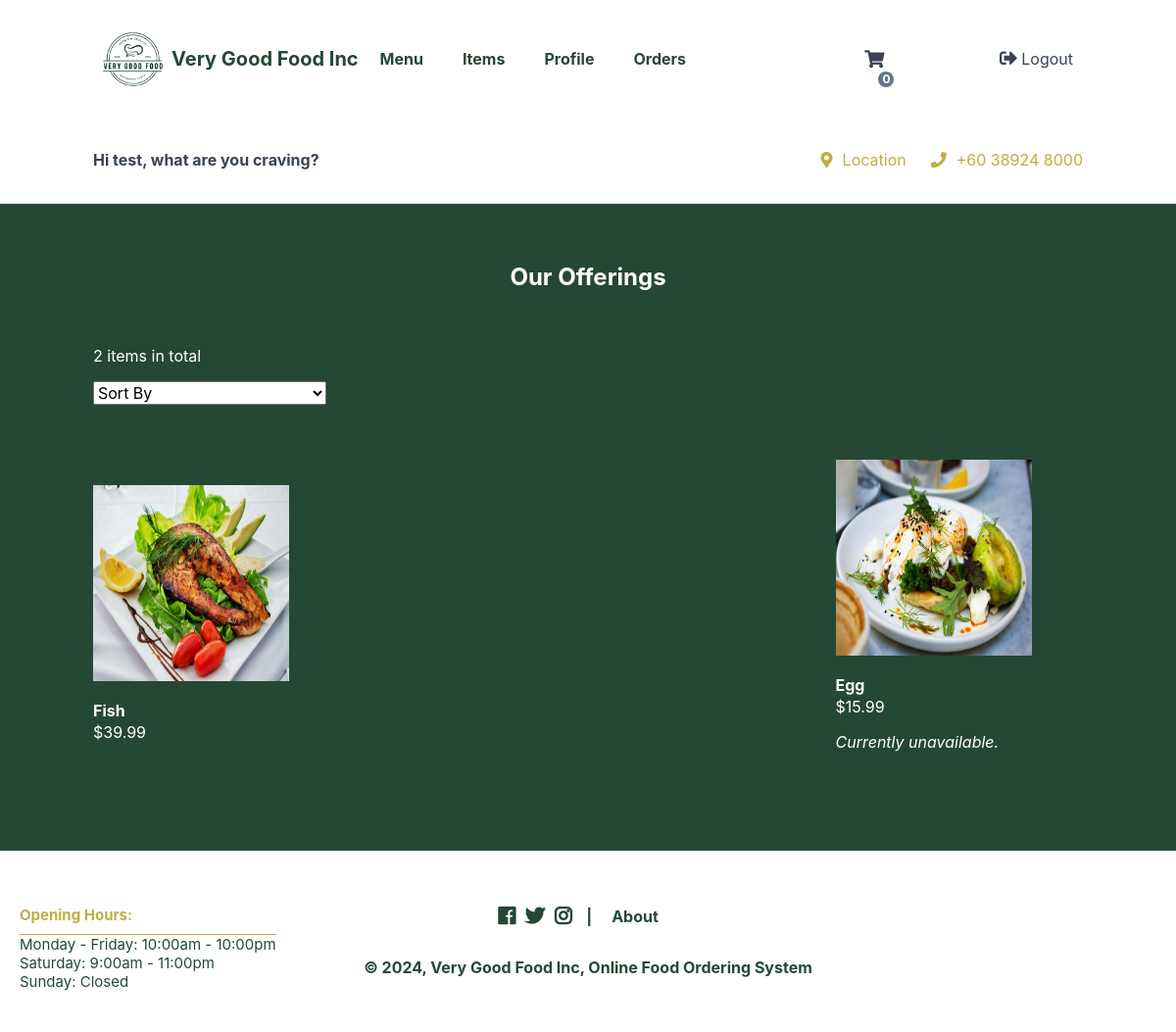
Page /index.php?page=products&cid=2 (signed in) on the earlier database version.
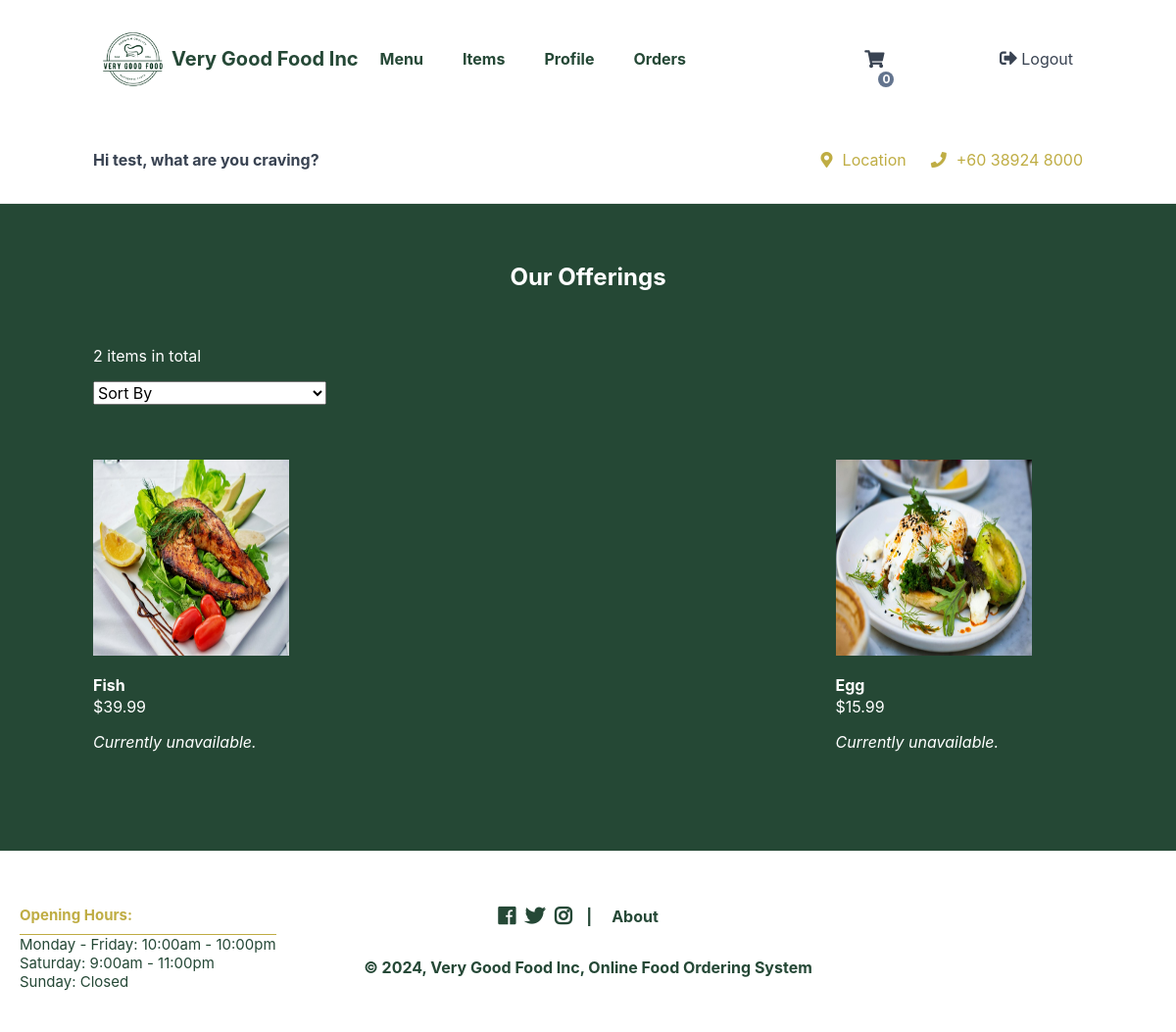
Same page on the later database version.
### tables this page shows
CREATE TABLE `dishes` (
  `id` int(11) NOT NULL,
  `name` varchar(200) NOT NULL,
  `description` text NOT NULL,
  `price` decimal(7,2) NOT NULL,
  `quantity` int(11) NOT NULL,
  `img` text NOT NULL,
  `category_id` int(11) NOT NULL
);

### products.php (the view, shortened to what this page needs)
<?php
$num_products_on_each_page = 16;
$current_page = isset($_GET['p']) && is_numeric($_GET['p']) ? (int)$_GET['p'] : 1;
$selected_sort = isset($_GET['sort']) ? $_GET['sort'] : false;
if (isset($_GET['cid'])) {
    if ($selected_sort && ($_GET['sort'] == 'price_asc')) {
        $stmt = $pdo->prepare('SELECT * FROM dishes WHERE category_id = :id ORDER BY price ASC LIMIT :current_page, :record_per_page');
    }
    else {
        $stmt = $pdo->prepare('SELECT * FROM dishes WHERE category_id = :id ORDER BY price DESC LIMIT :current_page, :record_per_page');
    }
    $stmt->bindValue(':id', $_GET['cid'], PDO::PARAM_INT);
    $stmt->bindValue(':current_page', ($current_page - 1) * $num_products_on_each_page, PDO::PARAM_INT);
    $stmt->bindValue(':record_per_page', $num_products_on_each_page, PDO::PARAM_INT);
    $stmt->execute();
    $dishes = $stmt->fetchAll(PDO::FETCH_ASSOC);
}
$total_products = count($dishes);
?>
<?=template_header('Dishes')?>
<div class="products content-wrapper">
    <h1 style="color: white; font-weight:bold;">Our Offerings</h1>
    <p style="color:white;"><?=$total_products?> items in total</p>
    <form method="get" action="index.php?page=products">
        <select name="sort" onchange="this.form.submit()">
            <option value="">Sort By</option>
        </select>
    </form>
    <div class="products-wrapper">
        <?php foreach ($dishes as $dish): ?>
        <a href="index.php?page=product&id=<?=$dish['id']?>" class="product">
            <img src="imgs/<?=$dish['img']?>" width="200" height="200" alt="<?=$dish['name']?>">
            <span class="name"><?=$dish['name']?></span>
            <span class="price">
                &dollar;<?=$dish['price']?>
                <?php if ($dish['quantity'] === 0): ?>
                <p><span style="font-style:oblique">Currently unavailable.</span></p>
                <?php endif; ?>
            </span>
        </a>
        <?php endforeach; ?>
    </div>
    <div class="buttons">
    </div>
</div>
<?=template_footer()?>

### functions.php (shortened to what this page needs)
<?php
function template_header($title) {
$num_items_in_cart = isset($_SESSION['cart']) ? ($_SESSION['cart']['num_items_in_cart']) : 0;
$name = isset($_SESSION['username']) ? (htmlspecialchars($_SESSION['username'], ENT_QUOTES)) : "";
$greeting = isset($_SESSION['loggedin']) && ($_SESSION['role'] == 'customer') ? "<h2>Hi $name, what are you craving?</h2>" : "";
$home = isset($_SESSION['loggedin']) && ($_SESSION['role'] == 'customer') ? "<a href=\"index.php\">Menu</a>" : "";
$products = isset($_SESSION['loggedin']) && ($_SESSION['role'] == 'customer') ? "<a href=\"index.php?page=products\">Items</a>" : "";
$profile = isset($_SESSION['loggedin']) && ($_SESSION['role'] == 'customer') ? "<a href=\"index.php?page=profile\">Profile</a>" : "";
$orders = isset($_SESSION['loggedin']) && ($_SESSION['role'] == 'customer') ? "<a href=\"index.php?page=orders\">Orders</a>" : "";
$register = isset($_SESSION['loggedin']) ? "" : "<a href=\"register.php\">Register</a>";
$login = isset($_SESSION['loggedin']) ? "" : "<a href=\"login.php\">Login</a>";
$logout = isset($_SESSION['loggedin']) ? "<a href=\"logout.php\"><i class=\"fas fa-sign-out-alt\"></i> Logout</a>" : "";
$cart = isset($_SESSION['loggedin']) && ($_SESSION['role'] == 'customer') ? "<a href=\"index.php?page=cart\"><i class=\"fas fa-shopping-cart\"></i><span>$num_items_in_cart</span></a>" : "";
$manageorders = isset($_SESSION['loggedin']) && ($_SESSION['role'] == 'employee') ? "<a href=\"index.php?page=manageorders\">Manage Orders</a>" : "";
$managedishes = isset($_SESSION['loggedin']) && ($_SESSION['role'] == 'employee') ? "<a href=\"index.php?page=managedishes\">Manage Inventory</a>" : "";
echo <<<EOT
<!DOCTYPE html>
<html>
	<head>
		<meta charset="utf-8">
		<title>$title</title>
		<link href="style.css" rel="stylesheet" type="text/css">
		<link rel="stylesheet" href="https://use.fontawesome.com/releases/v5.7.1/css/all.css">
        <script src="main.js" defer></script>
    </head>
	<body>
        <header>
            <div class="content-wrapper">
                <img src="imgs/logo.png" alt="Logo" style="height: 80px;">
                <h1>Very Good Food Inc</h1>
                <nav>
                    $home
                    $products
                    $profile
                    $orders
                    $login
                    $register
                    $manageorders
                    $managedishes
                </nav>
                <div class="link-icons">$cart</div>
                <div class="link-icons">$logout</div>
            </div>
            <div class="content-wrapper">
                <div class="greeting">
                    $greeting
                </div>
                <a href="https://www.google.com/maps/place/2%C2%B056'37.7%22N+101%C2%B052'24.2%22E/@2.9438054,101.8708251,17z/data=!3m1!4b1!4m4!3m3!8m2!3d2.9438!4d101.8734?hl=en&entry=ttu" class="location-link" id="locationLink" target="_blank"><i class="fas fa-map-marker-alt"></i>Location</a>
                <a href="" class="phone-link"><i class="fas fa-phone"></i>+60 38924 8000</a>
            </div>
        </header>
        <main>
EOT;
}
function template_footer() {
$about = "<a href=\"about.php\">About</a>";
$year = date('Y');
echo <<<EOT
        </main>
        <footer>
            <div class="content-wrapper">
                <nav>
                    <div class="social-icons">
                        <i class="fab fa-facebook"></i>
                        <i class="fab fa-twitter"></i>
                        <i class="fab fa-instagram"></i>
                    </div>
                    <p>|</p>
                    $about
                </nav>
                <p>&copy; $year, Very Good Food Inc, Online Food Ordering System</p>
            </div>
            <div class="opening-hours-container">
                <div class="opening-hours">
                    <h3>Opening Hours:</h3>
                    <p>Monday - Friday: 10:00am - 10:00pm</p>
                    <p>Saturday: 9:00am - 11:00pm</p>
                    <p>Sunday: Closed</p>
                </div>
            </div>
        </footer>
    </body>
</html>
EOT;
}
template_footer();
?>

### index.php (shortened to what this page needs)
<?php
include 'functions.php';
if ($_SESSION['role'] == 'customer') {
    $page = isset($_GET['page']) && file_exists($_GET['page'] . '.php') ? $_GET['page'] : 'home';
    include $page . '.php';
}
elseif ($_SESSION['role'] == 'employee') {
    $page = isset($_GET['page']) && file_exists($_GET['page'] . '.php') ? $_GET['page'] : 'manageorders';
    include $page . '.php';
}
?>

### style.css (style rules this page uses)
* { box-sizing: border-box; font-family: -apple-system, BlinkMacSystemFont, "segoe ui", roboto, oxygen, ubuntu, cantarell, "fira sans", "droid sans", "helvetica neue", Arial, sans-serif; font-size: 16px; -webkit-font-smoothing: antialiased; -moz-osx-font-smoothing: grayscale; }
html { height: 100%; }
body { position: relative; min-height: 100%; color: #555555; background-color: #062e19df; margin: 0; padding-bottom: 150px; }
h1, h2, h3, h4, h5 { color: #394352; }
.content-wrapper { width: 1050px; margin: 0 auto; }
header { border-bottom: 1px solid #EEEEEE; background-color: white; }
header .content-wrapper { display: flex; }
header h1 { display: flex; flex-grow: 1; flex-basis: 0; font-size: 20px; margin: 0; padding: 24px 0; color: #062e19df; }
header nav { display: flex; flex-grow: 1; flex-basis: 0; justify-content: center; align-items: center; }
header nav a { text-decoration: none; color: #062e19df; font-weight: bold; padding: 10px 10px; margin: 0 10px; }
header .link-icons { display: flex; flex-grow: 1; flex-basis: 0; justify-content: flex-end; align-items: center; position: relative; }
header .link-icons a { text-decoration: none; color: #394352; padding: 0 10px; }
header .link-icons a i { font-size: 18px; }
header .link-icons a span { display: inline-block; text-align: center; background-color: #63748e; border-radius: 50%; color: #FFFFFF; font-size: 12px; line-height: 16px; width: 16px; height: 16px; font-weight: bold; position: absolute; top: 22px; right: 0; }
.greeting { margin-right: auto; }
.location-link { color: #b6a129df; text-decoration: none; margin-right: 25px; }
.location-link i { color:#b6a129df; margin-right: 10px; }
.phone-link { color: #b6a129df; text-decoration: none; }
.phone-link i { color:#b6a129df; margin-right: 10px; }
main .recentlyadded .products, main .products .products-wrapper { display: flex; flex-wrap: wrap; align-items: center; justify-content: space-between; padding: 40px 0 0 0; }
main .recentlyadded .products .product, main .products .products-wrapper .product { display: block; overflow: hidden; text-decoration: none; width: 25%; padding-bottom: 60px; }
main .recentlyadded .products .product img, main .products .products-wrapper .product img { transform: scale(1); transition: transform 1s; }
main .recentlyadded .products .product .name, main .products .products-wrapper .product .name { display: block; color: #ffffff; font-weight: bold; padding: 20px 0 2px 0; }
main .recentlyadded .products .product .price, main .products .products-wrapper .product .price { display: block; color: #ffffff; }
main > .products h1 { display: block; font-weight: normal; margin: 0; padding: 40px 0; font-size: 24px; text-align: center; width: 100%; }
main > .products .buttons { text-align: right; padding-bottom: 40px; }
footer { position: absolute; bottom: 0; width: 100%; text-align: center; background-color: #fff; border-top: 1px solid #EEEEEE; color: #062e19df; font-weight: bold; padding: 20px 0; }
footer .content-wrapper { max-width: 1050px; margin: 0 auto; }
footer nav { display: flex; justify-content: center; align-items: center; }
footer nav a { text-decoration: none; color: #062e19df; font-weight: bold; padding: 10px 10px; margin: 0 10px; }
footer .social-icons { display: flex; align-items: center; margin-right: 15px; }
footer .social-icons i { font-size: 20px; margin-right: 10px; }
footer .social-icons i:last-child { margin-right: 0; }
.opening-hours-container { position: absolute; left: 20px; top: 40px; display: flex; align-items: flex-start; }
.opening-hours { color: #b6a129df; font-weight: bold; padding: 5px 0; }
.opening-hours h3 { color: #b6a129df; font-weight: bold; margin: 0; padding: 10px 0; font-size: 15px; text-align: left; width: auto; border-bottom: 1px solid #b6a129df; }
.opening-hours p { font-weight: normal; color: #062e19df; margin: 0 auto; font-size: 15px; text-align: left; width: auto; }
.content-wrapper { margin: 0 auto; padding: 20px; justify-content: center; align-items: center; }

Differences in the rows shown:
changed dishes "Fish": now shows "Currently unavailable."
